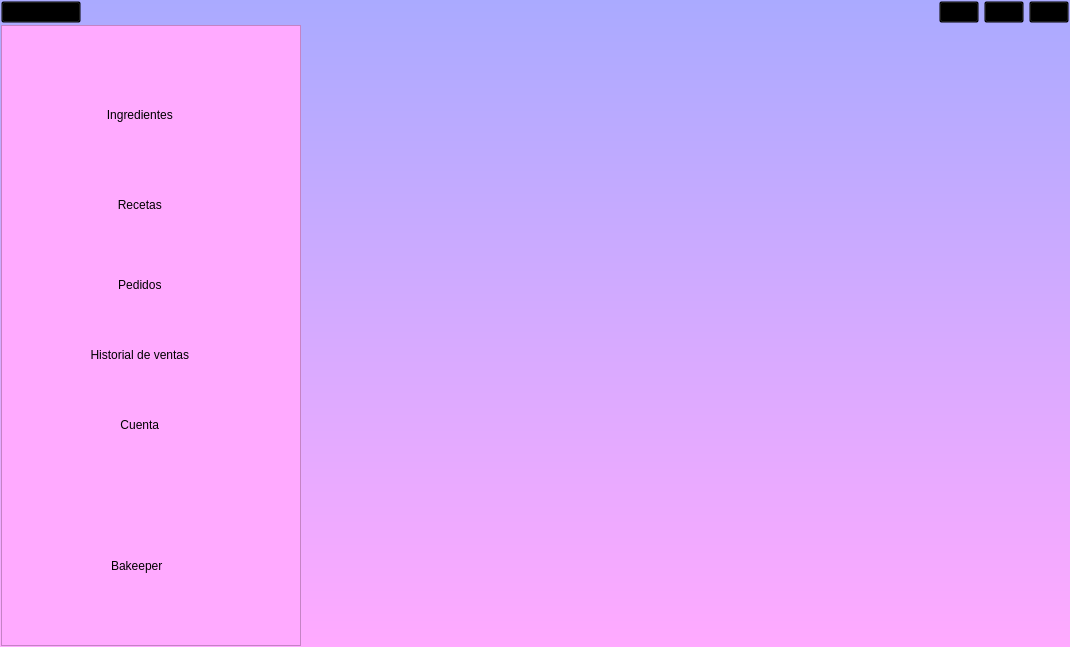
<?xml version="1.0" encoding="UTF-8"?>
<ui version="4.0">
 <class>Form</class>
 <widget class="QWidget" name="Form">
  <property name="geometry">
   <rect>
    <x>0</x>
    <y>0</y>
    <width>1070</width>
    <height>647</height>
   </rect>
  </property>
  <property name="windowTitle">
   <string>Form</string>
  </property>
  <property name="styleSheet">
   <string notr="true">background-color: qlineargradient(spread:pad, x1:0, y1:0, x2:0, y2:1, stop:0 #AAAAFF, stop:1 #ffaaff);</string>
  </property>
  <layout class="QVBoxLayout" name="verticalLayout">
   <property name="spacing">
    <number>0</number>
   </property>
   <property name="leftMargin">
    <number>0</number>
   </property>
   <property name="topMargin">
    <number>0</number>
   </property>
   <property name="rightMargin">
    <number>0</number>
   </property>
   <property name="bottomMargin">
    <number>0</number>
   </property>
   <item>
    <widget class="QFrame" name="barraTitulo">
     <property name="maximumSize">
      <size>
       <width>16777215</width>
       <height>50</height>
      </size>
     </property>
     <property name="styleSheet">
      <string notr="true">background-color:transparent;</string>
     </property>
     <property name="frameShape">
      <enum>QFrame::StyledPanel</enum>
     </property>
     <property name="frameShadow">
      <enum>QFrame::Raised</enum>
     </property>
     <layout class="QHBoxLayout" name="horizontalLayout">
      <property name="spacing">
       <number>5</number>
      </property>
      <property name="leftMargin">
       <number>0</number>
      </property>
      <property name="topMargin">
       <number>0</number>
      </property>
      <property name="rightMargin">
       <number>0</number>
      </property>
      <property name="bottomMargin">
       <number>0</number>
      </property>
      <item>
       <widget class="QPushButton" name="menuBtn">
        <property name="text">
         <string>  Menu</string>
        </property>
        <property name="icon">
         <iconset>
          <normaloff>menu.png</normaloff>menu.png</iconset>
        </property>
        <property name="iconSize">
         <size>
          <width>25</width>
          <height>25</height>
         </size>
        </property>
       </widget>
      </item>
      <item>
       <spacer name="horizontalSpacer">
        <property name="orientation">
         <enum>Qt::Horizontal</enum>
        </property>
        <property name="sizeHint" stdset="0">
         <size>
          <width>938</width>
          <height>20</height>
         </size>
        </property>
       </spacer>
      </item>
      <item>
       <widget class="QPushButton" name="minimizar">
        <property name="styleSheet">
         <string notr="true">background-color:transparent;</string>
        </property>
        <property name="text">
         <string/>
        </property>
        <property name="icon">
         <iconset>
          <normaloff>blackLine.png</normaloff>blackLine.png</iconset>
        </property>
        <property name="iconSize">
         <size>
          <width>15</width>
          <height>15</height>
         </size>
        </property>
       </widget>
      </item>
      <item>
       <widget class="QPushButton" name="maximizar">
        <property name="styleSheet">
         <string notr="true">background-color:transparent;</string>
        </property>
        <property name="text">
         <string/>
        </property>
        <property name="icon">
         <iconset>
          <normaloff>maximizar.png</normaloff>maximizar.png</iconset>
        </property>
        <property name="iconSize">
         <size>
          <width>15</width>
          <height>15</height>
         </size>
        </property>
       </widget>
      </item>
      <item>
       <widget class="QPushButton" name="cerrar">
        <property name="styleSheet">
         <string notr="true">background-color:transparent;</string>
        </property>
        <property name="text">
         <string/>
        </property>
        <property name="icon">
         <iconset>
          <normaloff>cross.png</normaloff>cross.png</iconset>
        </property>
        <property name="iconSize">
         <size>
          <width>15</width>
          <height>15</height>
         </size>
        </property>
       </widget>
      </item>
     </layout>
    </widget>
   </item>
   <item>
    <widget class="QFrame" name="inferior_barraT">
     <property name="minimumSize">
      <size>
       <width>0</width>
       <height>40</height>
      </size>
     </property>
     <property name="styleSheet">
      <string notr="true">background-color:transparent;</string>
     </property>
     <property name="frameShape">
      <enum>QFrame::StyledPanel</enum>
     </property>
     <property name="frameShadow">
      <enum>QFrame::Raised</enum>
     </property>
     <layout class="QHBoxLayout" name="horizontalLayout_2">
      <property name="spacing">
       <number>0</number>
      </property>
      <property name="leftMargin">
       <number>0</number>
      </property>
      <property name="topMargin">
       <number>0</number>
      </property>
      <property name="rightMargin">
       <number>0</number>
      </property>
      <property name="bottomMargin">
       <number>0</number>
      </property>
      <item>
       <widget class="QFrame" name="menu_barra">
        <property name="minimumSize">
         <size>
          <width>300</width>
          <height>0</height>
         </size>
        </property>
        <property name="maximumSize">
         <size>
          <width>300</width>
          <height>16777215</height>
         </size>
        </property>
        <property name="styleSheet">
         <string notr="true">QFrame{
background-color: rgb(255, 170, 255);
}

QPushButton{
border-top-left-radius:20px;
border-bottom-left-radius:20px;
font:75 12pt &quot;Arial Narrow&quot;;
}

QPushButton:hover{
background-color:purple;
border-top-left-radius:20px;
border-bottom-left-radius:20px;
font:75 12pt &quot;Arial Narrow&quot;;
}

</string>
        </property>
        <property name="frameShape">
         <enum>QFrame::StyledPanel</enum>
        </property>
        <property name="frameShadow">
         <enum>QFrame::Raised</enum>
        </property>
        <widget class="QPushButton" name="pushButton">
         <property name="geometry">
          <rect>
           <x>40</x>
           <y>70</y>
           <width>191</width>
           <height>40</height>
          </rect>
         </property>
         <property name="minimumSize">
          <size>
           <width>0</width>
           <height>40</height>
          </size>
         </property>
         <property name="maximumSize">
          <size>
           <width>16777215</width>
           <height>40</height>
          </size>
         </property>
         <property name="text">
          <string>  Ingredientes</string>
         </property>
         <property name="icon">
          <iconset>
           <normaloff>ingredients.png</normaloff>ingredients.png</iconset>
         </property>
        </widget>
        <widget class="QLabel" name="label">
         <property name="geometry">
          <rect>
           <x>110</x>
           <y>530</y>
           <width>71</width>
           <height>21</height>
          </rect>
         </property>
         <property name="text">
          <string>Bakeeper</string>
         </property>
        </widget>
        <widget class="QPushButton" name="pushButton_2">
         <property name="geometry">
          <rect>
           <x>40</x>
           <y>160</y>
           <width>191</width>
           <height>40</height>
          </rect>
         </property>
         <property name="minimumSize">
          <size>
           <width>0</width>
           <height>40</height>
          </size>
         </property>
         <property name="maximumSize">
          <size>
           <width>16777215</width>
           <height>40</height>
          </size>
         </property>
         <property name="text">
          <string>  Recetas</string>
         </property>
         <property name="icon">
          <iconset>
           <normaloff>recipe-book.png</normaloff>recipe-book.png</iconset>
         </property>
        </widget>
        <widget class="QPushButton" name="pushButton_3">
         <property name="geometry">
          <rect>
           <x>40</x>
           <y>240</y>
           <width>191</width>
           <height>40</height>
          </rect>
         </property>
         <property name="minimumSize">
          <size>
           <width>0</width>
           <height>40</height>
          </size>
         </property>
         <property name="maximumSize">
          <size>
           <width>16777215</width>
           <height>40</height>
          </size>
         </property>
         <property name="text">
          <string>  Pedidos</string>
         </property>
         <property name="icon">
          <iconset>
           <normaloff>orders.png</normaloff>orders.png</iconset>
         </property>
        </widget>
        <widget class="QPushButton" name="pushButton_4">
         <property name="geometry">
          <rect>
           <x>40</x>
           <y>310</y>
           <width>191</width>
           <height>40</height>
          </rect>
         </property>
         <property name="minimumSize">
          <size>
           <width>0</width>
           <height>40</height>
          </size>
         </property>
         <property name="maximumSize">
          <size>
           <width>16777215</width>
           <height>40</height>
          </size>
         </property>
         <property name="text">
          <string>  Historial de ventas</string>
         </property>
         <property name="icon">
          <iconset>
           <normaloff>history.png</normaloff>history.png</iconset>
         </property>
        </widget>
        <widget class="QPushButton" name="pushButton_5">
         <property name="geometry">
          <rect>
           <x>40</x>
           <y>380</y>
           <width>191</width>
           <height>40</height>
          </rect>
         </property>
         <property name="minimumSize">
          <size>
           <width>0</width>
           <height>40</height>
          </size>
         </property>
         <property name="maximumSize">
          <size>
           <width>16777215</width>
           <height>40</height>
          </size>
         </property>
         <property name="text">
          <string>  Cuenta</string>
         </property>
         <property name="icon">
          <iconset>
           <normaloff>account.png</normaloff>account.png</iconset>
         </property>
        </widget>
       </widget>
      </item>
      <item>
       <widget class="QFrame" name="contenedorPaginas">
        <property name="frameShape">
         <enum>QFrame::StyledPanel</enum>
        </property>
        <property name="frameShadow">
         <enum>QFrame::Raised</enum>
        </property>
        <layout class="QVBoxLayout" name="verticalLayout_2">
         <property name="spacing">
          <number>0</number>
         </property>
         <property name="leftMargin">
          <number>0</number>
         </property>
         <property name="topMargin">
          <number>0</number>
         </property>
         <property name="rightMargin">
          <number>0</number>
         </property>
         <property name="bottomMargin">
          <number>0</number>
         </property>
         <item>
          <widget class="QStackedWidget" name="stackedWidget">
           <widget class="QWidget" name="page1"/>
           <widget class="QWidget" name="page2"/>
          </widget>
         </item>
        </layout>
       </widget>
      </item>
     </layout>
    </widget>
   </item>
  </layout>
 </widget>
 <resources/>
 <connections/>
</ui>
